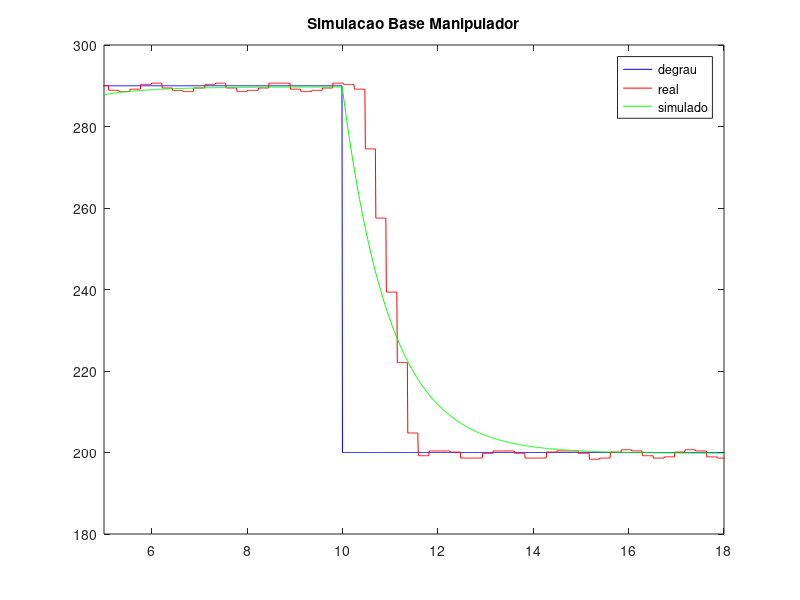
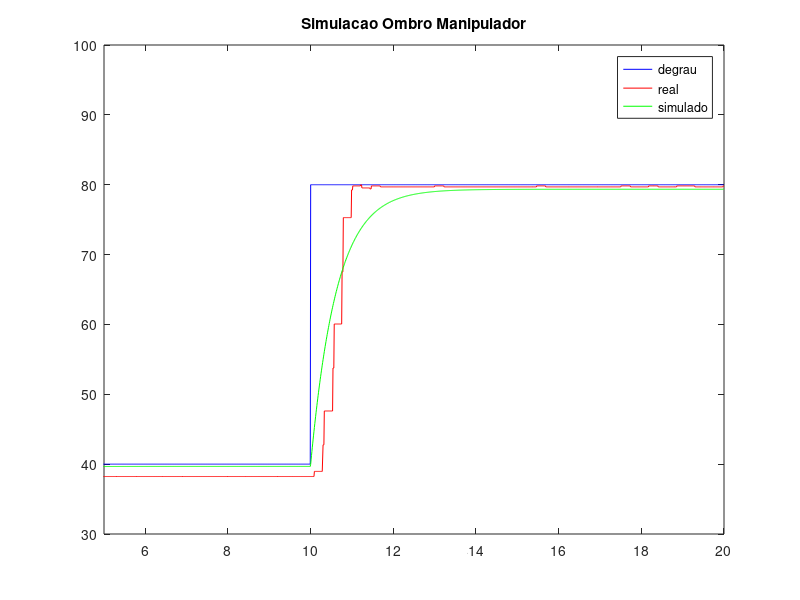
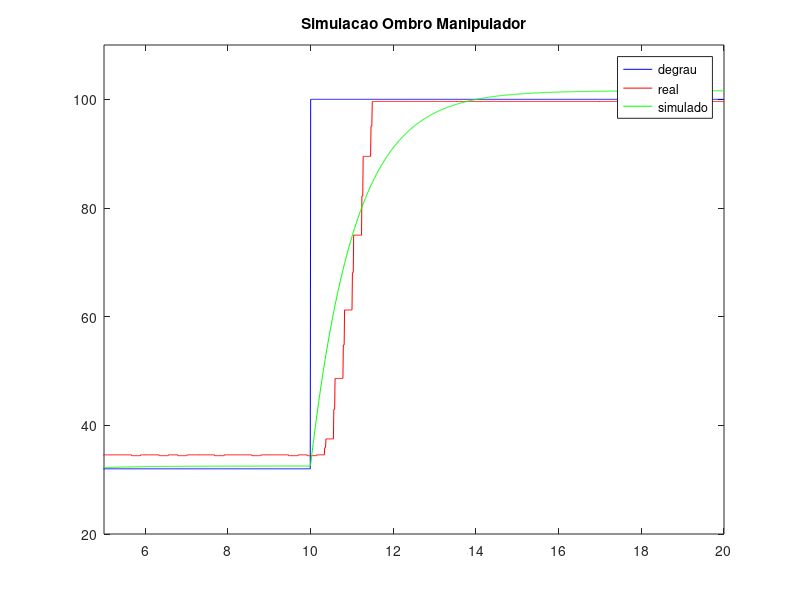

Here is the MATLAB script that generated these plots, in order:
clc;
clear all;
close all;

load('base/input_base_01s.mat')
load('base/output_base_01s.mat')
load('shoulder/output_shoulder_01s.mat')
load('shoulder/input_shoulder_01s.mat')
load('forearm/output_forearm_01s.mat')
load('forearm/input_forearm_01s.mat')

tf_base = tf([1.005],[1 1.006])
time_base = 0:0.01:19.99;
ref_base = zeros(1,2000);

for idx = 1:2000
    if idx <= 1000
        ref_base(1,idx) = 290;
    else
        ref_base(1,idx) = 200;
    end
end

result_step_base = lsim(tf_base,ref_base,time_base);

figure(1)
plot(time_base(1,:),ref_base(1,:),'b');
hold on
plot(output_base_01s(:,1),output_base_01s(:,2),'r');
hold on
plot(time_base(1,:),result_step_base,'g');
axis([5 18 180 300])
legend('degrau','real','simulado')
title('Simulacao Base Manipulador')

tf_shoulder = tf([1.583],[1 1.596])
time_shoulder = 0:0.01:19.99;
ref_shoulder = zeros(1,2000);

for idx = 1:2000
    if idx <= 1000
        ref_shoulder(1,idx) = 40;
    else
        ref_shoulder(1,idx) = 80;
    end
end

result_step_shoulder = lsim(tf_shoulder,ref_shoulder,time_shoulder);

figure(2)
plot(time_shoulder(1,:),ref_shoulder(1,:),'b');
hold on
plot(output_shoulder_01s(:,1),output_shoulder_01s(:,2),'r');
hold on
plot(time_shoulder(1,:),result_step_shoulder,'g');
axis([5 20 30 100])
legend('degrau','real','simulado')
title('Simulacao Ombro Manipulador')


tf_forearm = tf([0.9556],[1 0.9407])
time_forearm = 0:0.01:19.99;
ref_forearm = zeros(1,2000);

for idx = 1:2000
    if idx <= 1000
        ref_forearm(1,idx) = 32;
    else
        ref_forearm(1,idx) = 100;
    end
end

result_step_forearm = lsim(tf_forearm,ref_forearm,time_forearm);

figure(3)
plot(time_forearm(1,:),ref_forearm(1,:),'b');
hold on
plot(output_forearm_01s(:,1),output_forearm_01s(:,2),'r');
hold on
plot(time_forearm(1,:),result_step_forearm,'g');
axis([5 20 20 110])
legend('degrau','real','simulado')
title('Simulacao Ombro Manipulador')
